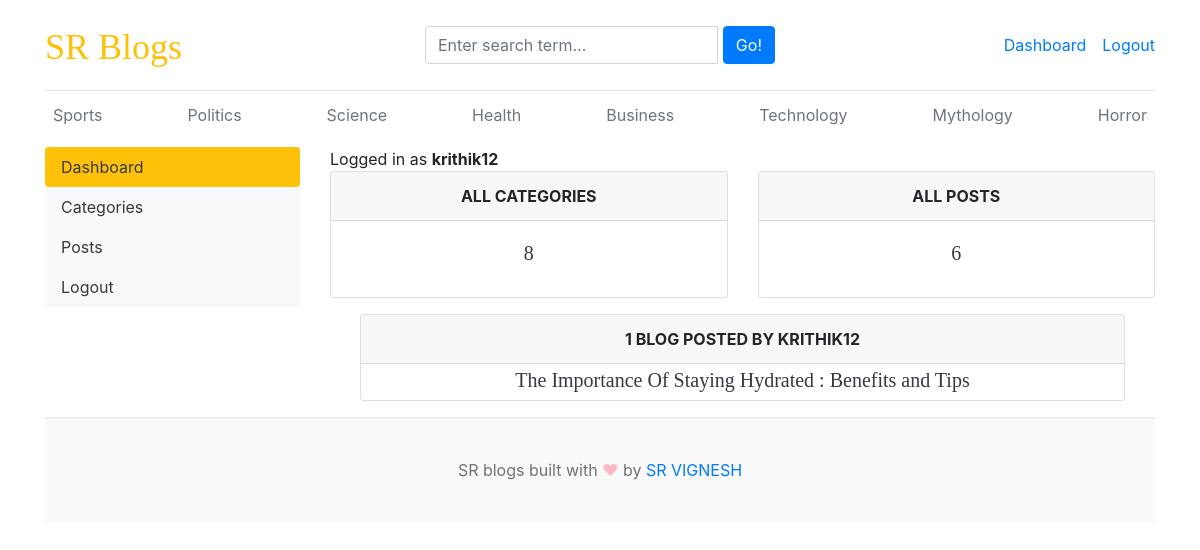
The app's page /dashboard/ (signed in) with its own data.
### blogs/models.py (models this page shows, shortened)
class Category(models.Model):
    category_name=models.CharField(max_length=50,unique=True)
    created_at=models.DateTimeField(auto_now_add=True)
    updated_at=models.DateTimeField(auto_now=True)
    class Meta:
        verbose_name_plural='categories'

class Blog(models.Model):
    title=models.CharField(max_length=100)
    slug=models.SlugField(max_length=150,unique=True,blank=True)
    category=models.ForeignKey(Category,on_delete=models.CASCADE)
    author=models.ForeignKey(User,on_delete=models.CASCADE)
    featured_image=models.ImageField(upload_to='uploads/%Y/%m/%d')
    short_description=models.TextField(max_length=500)
    blog_body=models.TextField(max_length=2000)
    status=models.CharField(max_length=20,choices=STATUS_CHOICES,default="Draft")
    is_featured=models.BooleanField(default=False)
    created_at=models.DateTimeField(auto_now_add=True)
    updated_at=models.DateTimeField(auto_now=True)

### dashboards/views.py (the view)
# urls.py: path('dashboard/',include('dashboards.urls')),
@login_required(login_url='login')
def dashboard(request):
    category_count=Category.objects.all().count()
    blogs_count=Blog.objects.all().count()
    no_of_blogs=Blog.objects.filter(author=request.user,status='Published')
    context={
        'category_count':category_count,
        'blogs_count':blogs_count,
        'no_of_blogs':no_of_blogs,
    }
    return render(request,'dashboard/dashboard.html',context)

### blogs/context_processors.py (called while the page is built)
def get_categories(request):
    categories=Category.objects.all()
    return dict(categories=categories)

def get_social_links(request):
    social_links=SocialLink.objects.all()
    return dict(social_links=social_links)

### templates/dashboard/dashboard.html
{% extends 'base.html' %}
{% block content %}
<div class="row">
     {% include 'dashboard/sidebar.html' %}
     <div class="col-md-9">
        <span>Logged in as <b>{{ user }}</b></span>
        <div class="row">
            <div class="col">
                <div class="card border-default mb-3">
                    <div class="card-header text-center text-uppercase font-weight-bold">All Categories</div>
                    <div class="card-body text-dark">
                        <h5 class="card-title text-center">{{ category_count }}</h5>
                    </div>
                </div>
            </div>
            <div class="col">
                <div class="card border-default mb-3">
                    <div class="card-header text-center text-uppercase font-weight-bold">All Posts</div>
                    <div class="card-body text-dark">
                        <h5 class="card-title text-center">{{ blogs_count }}</h5>
                    </div>
                </div>
            </div>
        </div>
        <div class="container">
            <div class="col-md">
                <div class="card border-default mb-3">
                    <div class="card-header text-center text-uppercase font-weight-bold">
                        {% if no_of_blogs.count == 1 %}
                        1 Blog Posted by {{ user }}
                        {% else %}
                        {{ no_of_blogs.count }} Blogs Posted by {{ user }}
                        {% endif %}
                    </div>
                    {% for i in no_of_blogs %}
                    <div class="card-body text-dark p-1">
                        <h5 class="card-title text-center mb-1">{{ i.title }}</h5>
                    </div>
                    {% endfor %}
                </div>
            </div>
        </div>
     </div>
</div>
{% endblock %}

### templates/base.html (shortened to what this page needs)
{% load static %}
<!DOCTYPE html>
<html lang="en">
<head>
    <link href="https://getbootstrap.com/docs/4.0/dist/css/bootstrap.min.css" rel="stylesheet">
    <link href="{% static 'css/blog.css' %}" rel="stylesheet">
    <link rel="stylesheet" href="https://stackpath.bootstrapcdn.com/bootstrap/4.5.2/css/bootstrap.min.css">
    <link rel="stylesheet" href="https://cdnjs.cloudflare.com/ajax/libs/font-awesome/5.15.4/css/all.min.css">
    <link rel="stylesheet" href="https://cdnjs.cloudflare.com/ajax/libs/font-awesome/4.7.0/css/font-awesome.min.css">
  </head>
<body>
    <div class="container">
      <header class="blog-header py-3">
        <div class="row flex-nowrap justify-content-between align-items-center">
          <div class="col-4 pt-1">
            <a class="blog-header-logo text-warning" href="/">SR Blogs</a>
          </div>
          <div class="col-4">
            <form action="{% url 'search' %}" method="GET">
                <div class="input-group">
                    <input class="form-control" type="text" name="keyword" value="{{ keyword }}" placeholder="Enter search term..." aria-label="Enter search term..." aria-describedby="button-search" />&nbsp;
                    <button type="submit" class="btn btn-primary" id="button-search" type="button">Go!</button>
                </div>
            </form>
          </div>
          <div class="col-4 d-flex justify-content-end align-items-center">
            {% if not user.is_authenticated %}
            <a class="btn btn-sm btn-warning" href="{% url 'login' %}">Login</a> &nbsp;
            <a class="btn btn-sm btn-outline-secondary" href="{% url 'register' %}">Register</a>
            {% else %}
            <span><a href="{% url 'dashboard' %}">Dashboard</a></span>
            <span><a href="{% url 'logout' %}">Logout</a></span>
            {% endif %}
          </div>
        </div>
      </header>
      <div class="nav-scroller py-1 mb-2">
        <nav class="nav d-flex justify-content-between">
          {% for category in categories %}
          <a class="p-2 text-muted" href="{% url 'posts_by_category' category.id %}">{{ category.category_name }}</a>
          {% endfor %}
        </nav>
      </div>
{% block content %}
{% endblock %}
<footer class="blog-footer">
    <p>SR blogs built with <span style="color:#FFB7C5;">&#9829;</span> by <a href="#">SR VIGNESH</a></p>
  </footer>
  </body>
  </html>

### blog_main/static/css/blog.css (style rules this page uses)
.blog-header { border-bottom: 1px solid #e5e5e5; }
.blog-header-logo { font-family: "Playfair Display", Georgia, "Times New Roman", serif; font-size: 2.25rem; }
h1, h2, h3, h4, h5, h6 { font-family: "Playfair Display", Georgia, "Times New Roman", serif; }
.blog-footer { padding: 2.5rem 0; color: #727272; text-align: center; background-color: #f9f9f9; border-top: .05rem solid #e5e5e5; }
.blog-footer p:last-child { margin-bottom: 0; }

### records on screen
Category: category_name "Sports"
Category: category_name "Politics"
Category: category_name "Science"
Category: category_name "Health"
Category: category_name "Business"
Category: category_name "Technology"
Category: category_name "Mythology"
Category: category_name "Horror"
Blog: title "The Importance Of Staying Hydrated : Benefits and Tips"

### other values on screen
{{ user }} "krithik12"
{{ category_count }} "8"
{{ blogs_count }} "6"
{{ user }} "KRITHIK12"
